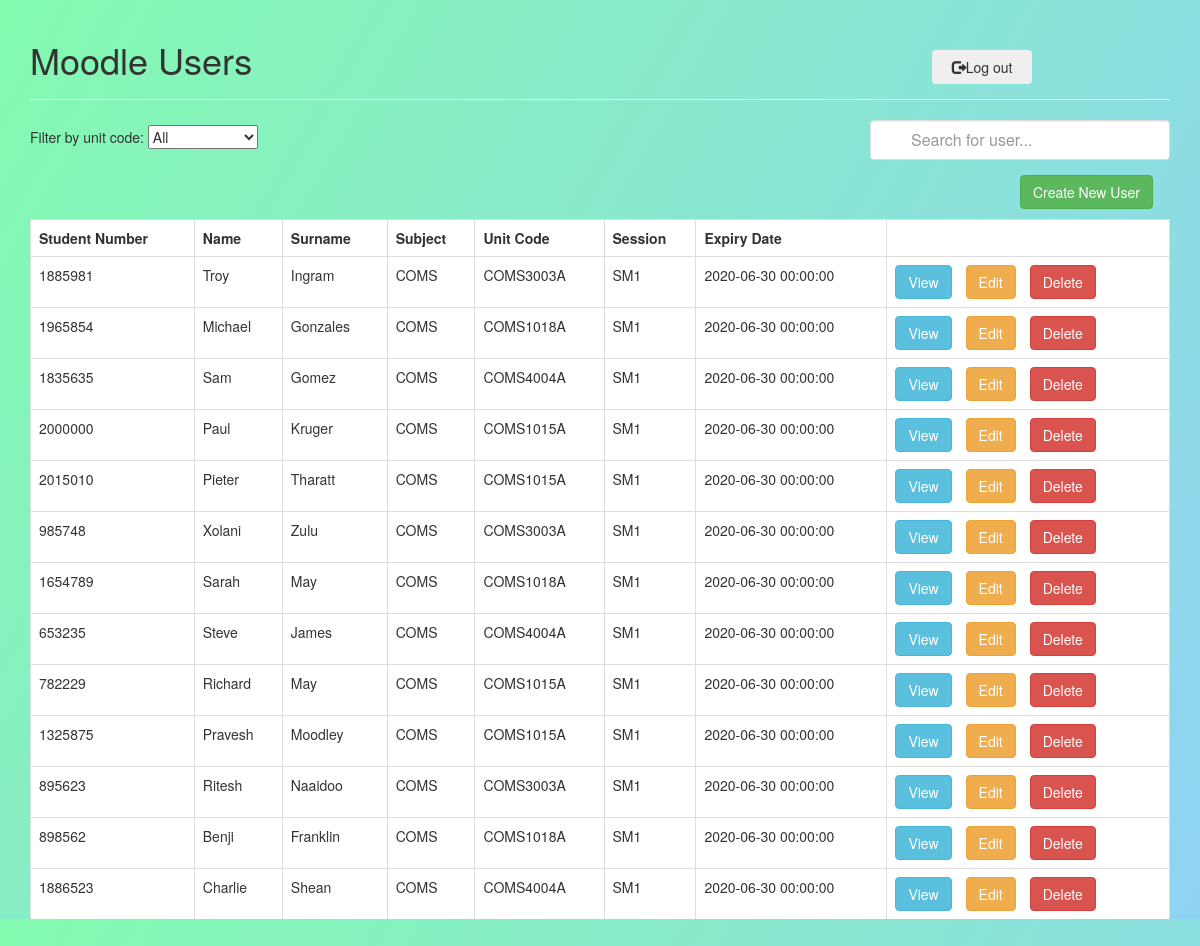
The page /src_old/CRUD/enrollmentsDetails.php (signed in) on the database its author committed.
### tables this page shows
CREATE TABLE `enrollments` (
  `id` int NOT NULL AUTO_INCREMENT,
  `studentNo` int NOT NULL,
  `name` varchar(45) NOT NULL,
  `surname` varchar(45) NOT NULL,
  `subject` varchar(45) NOT NULL,
  `unitCode` varchar(45) NOT NULL,
  `session` varchar(3) NOT NULL,
  `classSection` varchar(1) NOT NULL,
  `expiryDate` datetime NOT NULL,
  `status` varchar(45) DEFAULT NULL,
  PRIMARY KEY (`id`)
);

### src_old/CRUD/Enrollments.php (the view, shortened to what this page needs)
<?php
class Enrollments
{
    private $results = array();
    public function getEnrollments()
    {
        include "database.php";
        $data = "SELECT * FROM enrollments";
        $stmt = $dbh->prepare($data);
        $stmt ->execute();
        $numRows = $stmt->rowCount();
        if ($numRows>0){
            $this->results = $stmt->fetchAll();
        }else {
            echo "<div class='alert alert-danger'>No records found.</div>";
        }
    }
    public function showAllEnrollments() {
        $this->getEnrollments();
        echo"<div class='scrollit'>";
        echo "<table id='tableData' class='table table-hover table-responsive table-bordered'>";
        echo "<tr>";
        echo "<th>Student Number</th>";
        echo "<th>Name</th>";
        echo "<th>Surname</th>";
        echo "<th>Subject</th>";
        echo "<th>Unit Code</th>";
        echo "<th>Session</th>";
        echo "<th>Expiry Date</th>";
        echo "</tr>";
        foreach($this->results as $row) {
            echo "<tr>";
            echo "<td>{$row['studentNo']}</td>";
            echo "<td>{$row['name']}</td>";
            echo "<td>{$row['surname']}</td>";
            echo "<td>{$row['subject']}</td>";
            echo "<td>{$row['unitCode']}</td>";
            echo "<td>{$row['session']}</td>";
            echo "<td>{$row['expiryDate']}</td>";
            $user = $row['studentNo'];
            $sub = $row['subject'];
            $arr = array($user,$sub);
            $sendVar = json_encode($arr);
            echo "<td>";
            echo "<a href='viewOneEnrollment.php?studentNo={$row['studentNo']}' class='btn btn-info m-r-1em'>View</a>";
            if ($_SESSION['admin']==1) {
                echo "<a class='btn btn-warning' href='editEnrollment.php?studentNo={$row['studentNo']}&unitCode={$row['unitCode']}'>Edit</a>";
                echo "<a onclick='showDelete({$sendVar});' class='btn btn-danger  m-l-1em'>Delete</a>";
            }
            echo "</td>";
            echo "</tr>";
        }
        echo "</table>";
        echo "</div>";
    }
    public function filterByUnitCode()
    {
        echo "</select>";
    }
}
?>

### src_old/CRUD/style.css (style rules this page uses)
.m-r-1em { margin-right:1em; }
.m-l-1em { margin-left:1em; }
body { background-image: linear-gradient(120deg, #84fab0 0%, #8fd3f4 100%); }
#tableData { background-color: white; }
.scrollit { overflow:auto; overflow-x: hidden; height:700px; margin-top: 70px; }

### rows shown on the page
enrollments: studentNo "1885981", name "Troy", surname "Ingram", subject "COMS", unitCode "COMS3003A", session "SM1", expiryDate "2020-06-30 00:00:00"
enrollments: studentNo "1965854", name "Michael", surname "Gonzales", subject "COMS", unitCode "COMS1018A", session "SM1", expiryDate "2020-06-30 00:00:00"
enrollments: studentNo "1835635", name "Sam", surname "Gomez", subject "COMS", unitCode "COMS4004A", session "SM1", expiryDate "2020-06-30 00:00:00"
enrollments: studentNo "2000000", name "Paul", surname "Kruger", subject "COMS", unitCode "COMS1015A", session "SM1", expiryDate "2020-06-30 00:00:00"
enrollments: studentNo "2015010", name "Pieter", surname "Tharatt", subject "COMS", unitCode "COMS1015A", session "SM1", expiryDate "2020-06-30 00:00:00"
enrollments: studentNo "985748", name "Xolani", surname "Zulu", subject "COMS", unitCode "COMS3003A", session "SM1", expiryDate "2020-06-30 00:00:00"
enrollments: studentNo "1654789", name "Sarah", surname "May", subject "COMS", unitCode "COMS1018A", session "SM1", expiryDate "2020-06-30 00:00:00"
enrollments: studentNo "653235", name "Steve", surname "James", subject "COMS", unitCode "COMS4004A", session "SM1", expiryDate "2020-06-30 00:00:00"
enrollments: studentNo "782229", name "Richard", surname "May", subject "COMS", unitCode "COMS1015A", session "SM1", expiryDate "2020-06-30 00:00:00"
enrollments: studentNo "1325875", name "Pravesh", surname "Moodley", subject "COMS", unitCode "COMS1015A", session "SM1", expiryDate "2020-06-30 00:00:00"
enrollments: studentNo "895623", name "Ritesh", surname "Naaidoo", subject "COMS", unitCode "COMS3003A", session "SM1", expiryDate "2020-06-30 00:00:00"
enrollments: studentNo "898562", name "Benji", surname "Franklin", subject "COMS", unitCode "COMS1018A", session "SM1", expiryDate "2020-06-30 00:00:00"
enrollments: studentNo "1886523", name "Charlie", surname "Shean", subject "COMS", unitCode "COMS4004A", session "SM1", expiryDate "2020-06-30 00:00:00"
